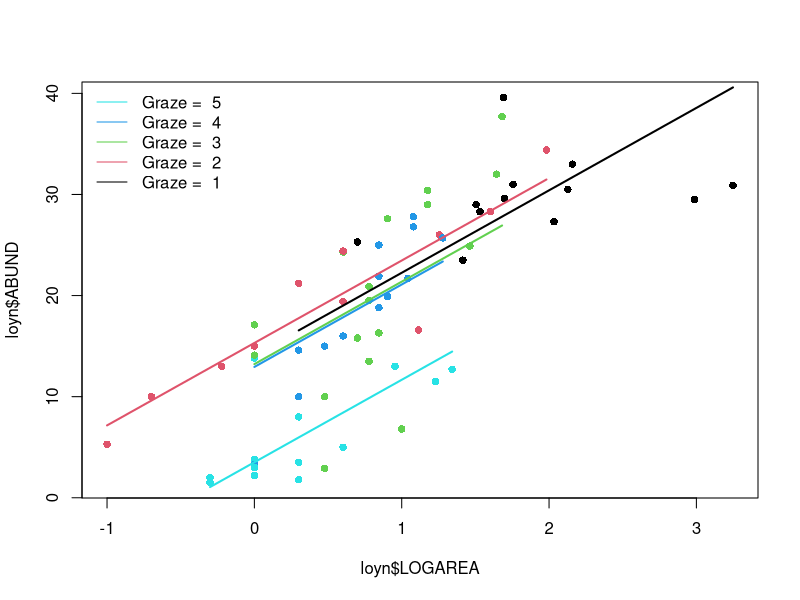
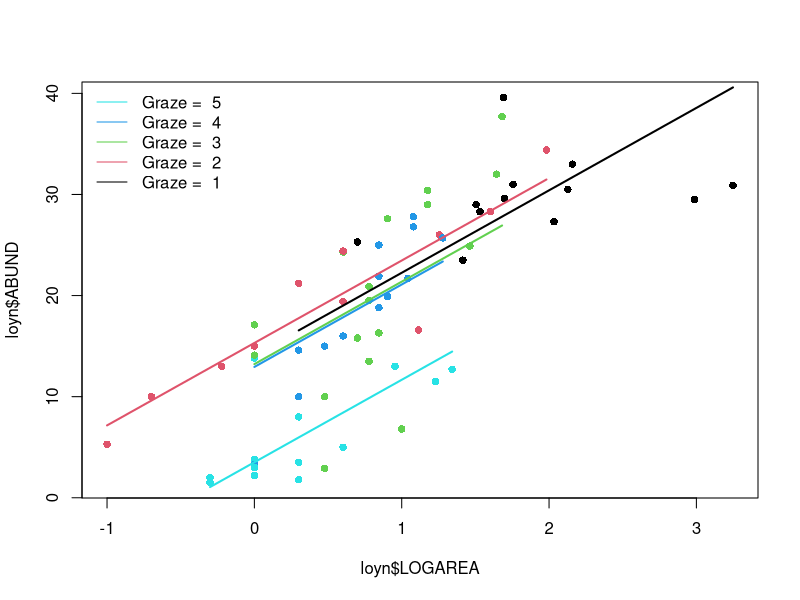

Source code (R) for these figures, in order:
## ----Q2, eval=TRUE, echo=SOLUTIONS, results=SOLUTIONS, collapse=TRUE----------------------------------------------------
loyn <- read.table("data/loyn.txt", header = TRUE, stringsAsFactors = TRUE)
str(loyn)


## ----Q3, eval=TRUE, echo=SOLUTIONS, results=SOLUTIONS, collapse=TRUE----------------------------------------------------
loyn$LOGAREA <- log10(loyn$AREA)
# create factor GRAZE as it was originally coded as an integer
loyn$FGRAZE <- factor(loyn$GRAZE)






## ----Q6, eval=TRUE, echo=SOLUTIONS, results=SOLUTIONS, collapse=TRUE----------------------------------------------------
birds.add.1 <- lm(ABUND ~ LOGAREA + FGRAZE, data = loyn)


## ----Q7, eval=TRUE, echo=SOLUTIONS, results=SOLUTIONS, collapse=TRUE----------------------------------------------------
anova(birds.add.1)

# null hypothesis 1: There is no effect of LOGAREA on ABUND
# (the coefficient for LOGAREA is zero)
# null hypothesis 2: There is no effect of FGRAZE on ABUND
# (no difference between grazing levels *after* the effect of LOGAREA)

# the p values are all very small therefore reject both null hypotheses.


## ----Q8, eval=TRUE, echo=SOLUTIONS, results=SOLUTIONS, collapse=TRUE----------------------------------------------------
summary(birds.add.1)

# Here the intercept (baseline) is *NOT* the mean abundance of birds for
# FGRAZE level 1. It is the predicted `ABUND` for LOGAREA = 0 & FGRAZE level 1.
# the null hypothesis for the intercept is that the intercept = 0.
# As the p value (p < 2e-16) is very small we reject this null hypothesis
# and conclude that the intercept is significantly different from 0.
# Not a biologically relevant hypothesis test, in this context
# (in fact totally arbitrary, as the location of the zero is determined
# by the transformation we chose)

# For LOGAREA, the null hypothesis is that the slope of the relationship
# between LOGAREA and ABUND = 0 (no relationship)

# The remaining estimates are differences (contrasts) between each level
# and the reference level, FGRAZE1. 
# For example the FGRAZE2 estimate is 0.38, so there are 0.38 more birds on
# average in graze level 2 compared to graze level 1, *for a given patch area*.
# This difference is however not significantly different from zero (p = 0.89). 

# The difference between graze level 5 (FGRAZE5) and the reference FGRAZE1 is 
# -11.89 (11.89 fewer birds in graze 5 compared to graze 1),
# for *an identical patch area*.
# This difference is significantly different from 0 (p = 0.00017) and therefore
# the mean abundance of birds in graze level 5 is significantly lower than in
# graze level 1, for the same patch area.

# The Multiple R-square value is as we calculated from the anova table





## ----Q10a, eval=TRUE, echo=TRUE, collapse=FALSE-------------------------------------------------------------------------
par(mfrow= c(1, 1))
plot(loyn$ABUND ~ loyn$LOGAREA, col = loyn$GRAZE, pch = 16)
# Note: # colour 1 means black in R
# colour 2 means red in R
# colour 3 means green in R
# colour 4 means blue in R
# colour 5 means cyan in R

# FGRAZE1
# create a sequence of increasing Biomass within the observed range
LOGAREA.seq <- seq(from = min(loyn$LOGAREA[loyn$FGRAZE == 1]),
					to = max(loyn$LOGAREA[loyn$FGRAZE == 1]),
					length = 20)
# create data frame for prediction
dat4pred <- data.frame(FGRAZE= "1", LOGAREA = LOGAREA.seq)
# predict for new data
dat4pred$predicted <- predict(birds.add.1, newdata = dat4pred)
# add the predictions to the plot of the data
lines(predicted ~ LOGAREA, data = dat4pred, col = 1, lwd = 2)

# FGRAZE2
LOGAREA.seq <- seq(from = min(loyn$LOGAREA[loyn$FGRAZE == 2]),
					to = max(loyn$LOGAREA[loyn$FGRAZE == 2]),
					length = 20)
dat4pred <- data.frame(FGRAZE = "2", LOGAREA = LOGAREA.seq)
dat4pred$predicted <- predict(birds.add.1, newdata= dat4pred)
lines(predicted ~ LOGAREA, data = dat4pred, col = 2, lwd = 2)

# FGRAZE3
LOGAREA.seq <- seq(from = min(loyn$LOGAREA[loyn$FGRAZE == 3]),
					to = max(loyn$LOGAREA[loyn$FGRAZE == 3]),
					length = 20)
dat4pred <- data.frame(FGRAZE = "3", LOGAREA = LOGAREA.seq)
dat4pred$predicted <- predict(birds.add.1, newdata = dat4pred)
lines(predicted ~ LOGAREA, data = dat4pred, col = 3, lwd = 2)

# FGRAZE4
LOGAREA.seq <- seq(from = min(loyn$LOGAREA[loyn$FGRAZE == 4]),
					to = max(loyn$LOGAREA[loyn$FGRAZE == 4]),
					length = 20)
dat4pred <- data.frame(FGRAZE = "4", LOGAREA = LOGAREA.seq)
dat4pred$predicted <- predict(birds.add.1, newdata= dat4pred)
lines(predicted ~ LOGAREA, data = dat4pred, col = 4, lwd = 2)

# FGRAZE5
LOGAREA.seq <- seq(from = min(loyn$LOGAREA[loyn$FGRAZE == 5]),
					to = max(loyn$LOGAREA[loyn$FGRAZE == 5]),
					length = 20)
dat4pred <- data.frame(FGRAZE = "5", LOGAREA = LOGAREA.seq)
dat4pred$predicted <- predict(birds.add.1, newdata = dat4pred)
lines(predicted ~ LOGAREA, data = dat4pred, col = 5, lwd = 2)

legend("topleft", 
 legend= paste("Graze = ", 5:1), 
 col = c(5:1), bty = "n",
 lty = c(1, 1, 1), 
 lwd = c(1, 1, 1))


## ----Q10b, eval=TRUE, echo=TRUE, collapse=FALSE-------------------------------------------------------------------------
# Okay, that was a long-winded way of doing this.
# If, like me, you prefer more compact code and less risks of errors,
# you can use a loop, to save repeating the sequence 5 times:
par(mfrow = c(1, 1))
plot(loyn$ABUND ~ loyn$LOGAREA, col = loyn$GRAZE, pch = 16)

for(g in levels(loyn$FGRAZE)){# `g` will take the values "1", "2",..., "5" in turn
	LOGAREA.seq <- seq(from = min(loyn$LOGAREA[loyn$FGRAZE == g]),
										to = max(loyn$LOGAREA[loyn$FGRAZE == g]),
														length = 20)
	dat4pred <- data.frame(FGRAZE= g, LOGAREA= LOGAREA.seq)
	dat4pred$predicted <- predict(birds.add.1, newdata= dat4pred)
	lines(predicted ~ LOGAREA, data = dat4pred, col = as.numeric(g), lwd = 2)
}
legend("topleft", 
 legend = paste("Graze = ", 5:1), 
 col = c(5:1), bty = "n",
 lty = c(1, 1, 1), 
 lwd = c(1, 1, 1))




## ----Q12, eval=TRUE, echo=SOLUTIONS, results=SOLUTIONS, collapse=TRUE---------------------------------------------------
birds.inter.1 <- lm(ABUND ~ FGRAZE * LOGAREA , data = loyn)


## ----Q13, eval=TRUE, echo=SOLUTIONS, results=SOLUTIONS, collapse=TRUE---------------------------------------------------
anova(birds.inter.1)

# null hypothesis 1: There is no effect of LOGAREA on ABUND
# (the coefficient for LOGAREA is zero)

# null hypothesis 2: There is no effect of FGRAZE on ABUND
# (no difference between grazing levels *after* the effect of LOGAREA)

# null hypothesis 3: There is no effect of an FGRAZE by ABUND interaction
# *after* the effects of LOGAREA and FGRAZE combined).
# A couple of equivalent ways to say this: the effect of LOGAREA doesn't differ
# among FGRAZE levels or: the difference in bird abundance between grazing
# levels is the same for all patch areas.

# As long as there is an interaction in the model, the null hypotheses 1 and 2
# ("main effects") are not relevant to us
# the p value for the interaction is large, therefore we fail to reject the
# null hypothesis: there is no evidence supporting this interaction.


## ----Q14, eval=TRUE, echo=SOLUTIONS, results=SOLUTIONS, collapse=TRUE---------------------------------------------------
summary(birds.inter.1)

# Here the intercept (baseline) is the predicted `ABUND` for LOGAREA = 0,
# for FGRAZE level 1.
# the null hypothesis for the intercept is that the intercept = 0
# (not biologically relevant).

# LOGAREA represents the slope for LOGAREA, specific to level FGRAZE = 1.
# The null hypothesis is that the slope of the relationship
# between LOGAREA and ABUND = 0, for level FGRAZE = 1 only. 

# FGRAZE2...5 estimate differences (contrasts) between the *intercept* of
# each level and the *intercept* of the reference level, FGRAZE = 1. 

# FGRAZE2...5:LOGAREA estimate differences (contrasts) between the *slope*
# of LOGAREA for each level and the *slope* of LOGAREA for the reference
# level, FGRAZE = 1. 


# The Multiple R-square value is 0.76, slightly up from the purely additive
# model (but not much, given that we have added a whole 4 parameters to the
# model, i.e. nearly doubled its complexity)


